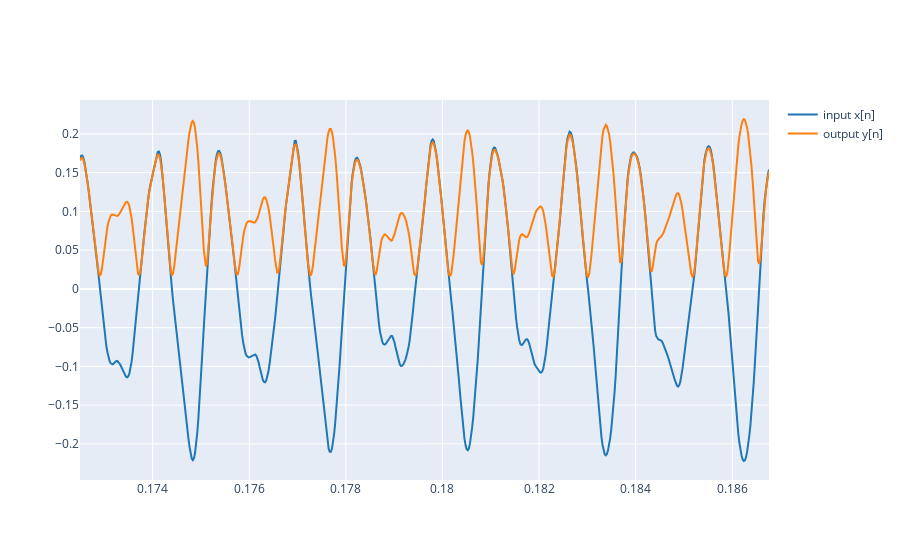

The cell this chart's notebook holds for it:
### Markdown cell above
2.2 Load your reference signal and calculate its envelope using the function you designed. Plot the reference signal and envelope in the same figure.

### Code cell
!git clone https://github.com/paablomorillo/sis1_group103.git
filepath = "./sis1_group103/audiosys.wav"
ref, fs = load_audio(filepath)
T = 1 / 350
y, kernel = envelope(ref, N=5)
plot_signals([ref, y], fs, t_start = 0.1725, t_end = 0.1725 + 5*T, name=['input x[n]', 'output y[n]'])

### Figure 1 — Plotly figure (JSON) as saved in the notebook; plotly's stock layout.template omitted (floating-point values rounded to 4 significant figures; data arrays with more than 128 entries replaced by an {"elided": "..."} marker saying what was removed)
{"data": [{"line": {"color": "#1f77b4", "shape": "linear"}, "mode": "lines", "name": "input x[n]", "type": "scatter", "x": {"elided": "630 float values"}, "y": {"elided": "630 float values"}}, {"line": {"color": "#ff7f0e", "shape": "linear"}, "mode": "lines", "name": "output y[n]", "type": "scatter", "x": {"elided": "630 float values"}, "y": {"elided": "630 float values"}}], "layout": {}}
